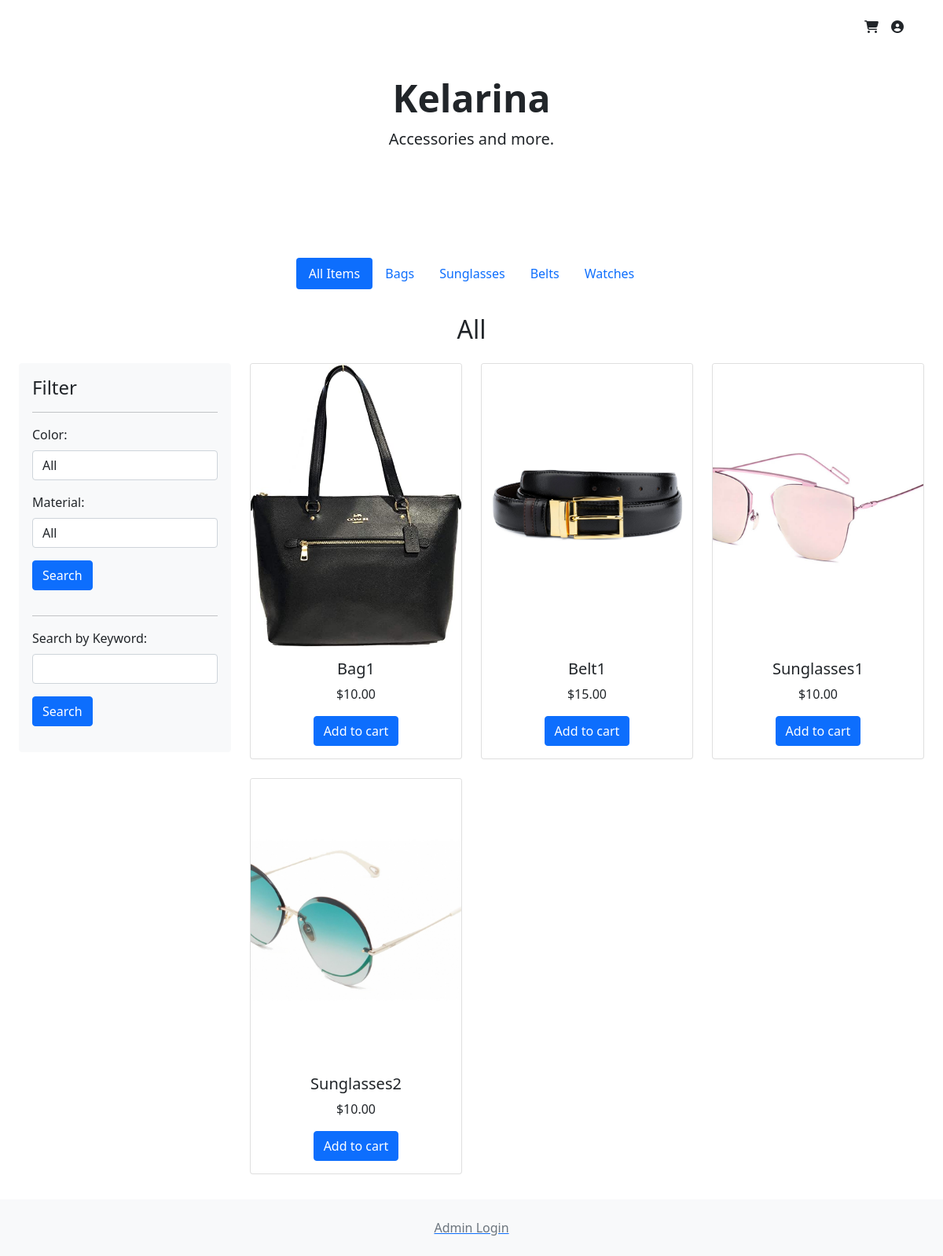
The page / on the database its author committed.
### tables this page shows
CREATE TABLE `item` (
  `itemID` int(10) UNSIGNED ZEROFILL NOT NULL,
  `name` varchar(30) NOT NULL,
  `price` decimal(5,2) UNSIGNED NOT NULL,
  `quantity` int(3) UNSIGNED NOT NULL,
  `category` varchar(15) NOT NULL,
  `color` varchar(15) NOT NULL,
  `material` varchar(15) NOT NULL,
  `description` text DEFAULT NULL,
  `tags` text DEFAULT NULL
);

### function/store-db.php (called while the page is built, shortened)
<?php
function getProducts($category, $color, $material)
{
    global $db;
    $query = 'SELECT * FROM `item` WHERE `quantity` > 0';
    $statement = $db->prepare($query);
    $statement->execute();
    $products = $statement->fetchAll();
    return $products;
}
function getItemImage($itemID)
{
    $path = "media/purse.jpg";
    $exts = array('bmp', 'png', 'jpg', 'jpeg');
    foreach ($exts as $ext) {
        if (file_exists("media/" . $itemID . "." . $ext)) {
            $path = "media/" . $itemID . "." . $ext;
        }
    }
    return $path;
}

### page/home.php (the view, shortened to what this page needs)
<?php
include 'view/header.php';
include 'view/navigation.php';
?>
<div class="container-fluid">
  <div class="row">
    <div class="py-3 text-center">
      <h2><?php echo ucfirst($category) ?></h2>
    </div>
    <?php include 'view/sidebar.php'; ?>
    <div class="col-md-9">
      <div class="row align-items-start justify-content-start text-center">
        <?php
        foreach ($products as $p) {
        ?>
          <div class="col-sm-6 col-md-4">
            <div class="card mb-4">
              <a href=".?action=product&itemid=<?php echo $p['itemID'] ?>#view"><img class="card-img-top" src="<?php echo getItemImage($p['itemID']) ?>" alt="Image of product" height="360px" style="object-fit: cover" /></a>
              <div class="card-body">
                <h5 class="card-title"><?php echo $p['name'] ?></h5>
                <p class="card-text">$<?php echo $p['price'] ?></p>
                <form action="." method="post" class="needs-validation">
                  <button class="btn btn-primary" type="submit">Add to cart</button>
                </form>
              </div>
            </div>
          </div>
        <?php
        }
        ?>
      </div>
    </div>
  </div>
</div>
<?php
include 'view/footer.php';
?>

### index.php (shortened to what this page needs)
<?php
require('function/db.php');
require('function/store-db.php');
$action = filter_input(INPUT_POST, 'action');
if ($action == NULL) {
  $action = filter_input(INPUT_GET, 'action');
  if ($action === NULL) {
    $action = 'list_products';
  }
}
switch ($action) {
  case ('list_products'):
    $category = filter_input(INPUT_GET, 'category');
    if ($category == NULL || $category == FALSE) {
      $category = 'all';
    }
    $color = filter_input(INPUT_GET, 'colorsearch');
    if ($color == NULL || $color == FALSE) {
      $color = 'all';
    }
    $material = filter_input(INPUT_GET, 'materialsearch');
    if ($material == NULL || $material == FALSE) {
      $material = 'all';
    }
    $products = getProducts($category, $color, $material);
    include 'page/home.php';
    break;
}

### view/header.php (shortened to what this page needs)
<!DOCTYPE html>
<html lang="en">
<head>
  <link href="https://cdn.jsdelivr.net/npm/bootstrap@5.1.3/dist/css/bootstrap.min.css" rel="stylesheet" />
</head>
<body>
  <div class="container-fluid">
    <div class="container d-flex justify-content-end flex-wrap sticky-top" style="z-index: 1022; top:14px">
      <ul class="nav">
        <li class="nav-item"><a href=".?action=cart#view" class="nav-link link-dark px-2"><i class="fa-solid fa-cart-shopping"></i></a></li>
        <li class="nav-item"><a href=".?action=account#view" class="nav-link link-dark px-2"><i class="fa-solid fa-circle-user"></i></a></li>
      </ul>
    </div>
    <div class="px-4 py-5 mb-5 mt-2 text-center position-relative">
      <h1 class="display-5 fw-bold">Kelarina</h1>
      <div class="col-lg-6 mx-auto">
        <p class="lead mb-4">Accessories and more. </p>
      </div>
    </div>

### view/navigation.php (shortened to what this page needs)
<?php
$class_all = 'nav-link';
$class_bag = 'nav-link';
$class_sunglasses = 'nav-link';
$class_belt = 'nav-link';
$class_watch = 'nav-link';
if (isset($category)) {
  switch ($category) {
    case ('all'):
      $class_all = 'nav-link active';
      break;
  }
}
?>
<nav class="sticky-top" id="view" style="z-index: 1021">
  <header class="d-flex justify-content-center py-3 bg-white ">
    <ul class="nav nav-pills">
      <li class="nav-item">
        <a href="." class="<?php echo $class_all ?>" aria-current="page">All Items</a>
      </li>
      <li class="nav-item"><a href=".?category=bags" class="<?php echo $class_bag ?>">Bags</a></li>
      <li class="nav-item"><a href=".?category=sunglasses" class="<?php echo $class_sunglasses ?>">Sunglasses</a></li>
      <li class="nav-item"><a href=".?category=belts" class="<?php echo $class_belt ?>">Belts</a></li>
      <li class="nav-item"><a href=".?category=watches" class="<?php echo $class_watch ?>">Watches</a></li>
    </ul>
  </header>
</nav>

### view/sidebar.php (shortened to what this page needs)
<div class="col-md-3">
  <div class="card bg-light sticky-top mb-4 border-light" style="top: 72px">
    <div class="card-body">
      <h4 class="card-title">Filter</h4>
      <hr class="my-3">
      <form action="." method="get">
        <label for="colorsearch" class="form-label">Color:</label>
        <select class="form-control mb-3" name="colorsearch">
          <option value="all">All</option>
        </select>
        <label for="materialsearch" class="form-label">Material:</label>
        <select class="form-control mb-3" name="materialsearch">
          <option value="all">All</option>
        </select>
        <button class="btn btn-primary mb-3" type="submit">Search</button>
      </form>
      <hr class="my-3">
      <form action="." method="get">
        <label for="searchterm" class="form-label">Search by Keyword:</label>
        <input name="searchterm" type="text" class="form-control mb-3">
        <button class="btn btn-primary mb-3" type="submit" name="search">Search</button>
      </form>
    </div>
  </div>
</div>

### view/footer.php (shortened to what this page needs)
</div>
<footer class="footer bg-light mt-2">
    <div class="container py-4 text-center">
        <a href=".?action=admin"><span class="text-muted">Admin Login</span></a>
    </div>
</footer>
</body>
</html>

### rows shown on the page
item: shows a picture, name "Bag1", price "10.00"
item: shows a picture, name "Belt1", price "15.00"
item: shows a picture, name "Sunglasses1", price "10.00"
item: shows a picture, name "Sunglasses2", price "10.00"

### other values the page prints
$category "All"
